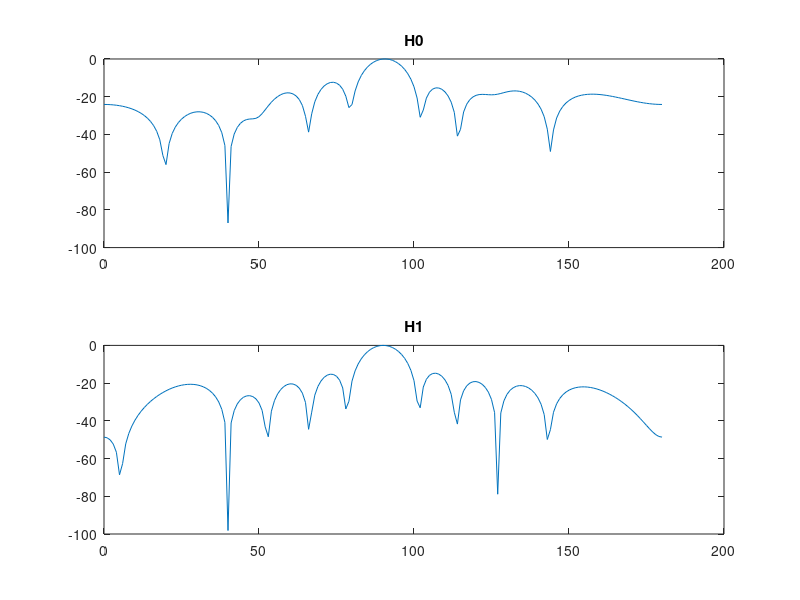

This figure's MATLAB source:
% 模拟和分析一个线性天线阵列在存在干扰信号情况下的波束形成性能
clc
clear

%%设置初始参数
% 定义信号的基本特性、天线阵列的结构、信号的环境条件
v=3e8;  % 光速，单位m/s
f=2.4e9;    % 信号频率，Hz
lamda=v/f;  % 波长
d=0.5*lamda;    % 阵元间距，设置为半波长
w=2*pi*f;   % 角频率
m=10;   % 阵元数
n=1000; % 快拍数
snr=0;  % 信噪比，单位dB
inr=20; % 干扰噪声比
thetas=90/180*pi;   % 期望信号方向，单位rad
thetai=40/180*pi;   % 干扰信号方向

%%生成导向向量
% 计算天线阵列在不同方向上的导向向量，atheta是一个矩阵，每一列对应一个方向的导向向量
theta=0:180;    % 方向角度范围
theta=theta/180*pi; % 转换为弧度
tao=d*cos(theta)/v; % 时间延迟
atheta = zeros(181,10); % 初始化阵列流形向量
for ii=1:181
    for jj=1:10
        atheta(ii,jj)=exp(1i*w*tao(ii)*(jj-1));
    end
end
atheta=atheta.';    % 转置


%期望和入射信号导向向量产生
a_theta_s=zeros(1,10);
a_theta_i=zeros(1,10);
for ii=1:10
    a_theta_s(ii)=exp(1j*w*tao(91)*(ii-1));
    a_theta_i(ii)=exp(1j*w*tao(41)*(ii-1));
end
a_theta_i=a_theta_i.';
a_theta_s=a_theta_s.';
    
%%入射信号及干扰信号的产生、
S=zeros(2,1000);    % 初始化信号矩阵
T=randi([0,1],[1,2*n]); % 生成随机比特
T_IQ=reshape(T,2,n).';  %重塑为IQ信号 
symbol=bi2de(T_IQ,'left-msb'); % 把比特转换为符号
Table=(1/sqrt(2))*[-1-j -1+j 1-j 1+j];  % 映射表
S(1,:)=Table(symbol+1); % 期望信号
T=randi([0,1],[1,2*n]);%2000的行向量
T_IQ=reshape(T,2,n).';%reshape成两个1000的行向量的转置
symbol=bi2de(T_IQ,'left-msb'); %把10变成2
Table=(1/sqrt(2))*[-1-j -1+j 1-j 1+j];  % 映射表
S(2,:)=Table(symbol+1); % 干扰信号
Noise=sqrt(1/2)*(randn(m,n)+j*randn(m,n));  % 高斯噪声
X=a_theta_s*10^(snr/10)*S(1,:)+a_theta_i*10^(inr/10)*S(2,:)+Noise;  % 接收信号
R0=X*X'/n;  % 实际接收信号协方差矩阵
R1=a_theta_s*a_theta_s'+a_theta_i*a_theta_i'*100+eye(m);    % 理论协方差矩阵

% 计算波束形成权重，使用最小均方误差（MMSE）波束形成方法计算权重
w0=inv(R0)*a_theta_s/(a_theta_s'*inv(R0)*a_theta_s);    % 基于R0（实际接收信号协方差矩阵）的波束形成权重
w1=inv(R1)*a_theta_s/(a_theta_s'*inv(R1)*a_theta_s);    % 基于R1（理论协方差矩阵）的波束形成权重


% 绘制波束图
H0=w0'*atheta;  % 基于w0的波束相应
H1=w1'*atheta;  % 基于w1的波束相应

H0=10*log(abs(H0)); % 转换为分贝
H1=10*log(abs(H1)); % 转换为分贝

angles=0:1:180; % 方向角度范围
subplot(2,1,1)
plot(angles,H0);
set(gca,'YLim',[-100,0])
title('H0')
subplot(2,1,2)
plot(angles,H1);
set(gca,'YLim',[-100,0])
title('H1')
